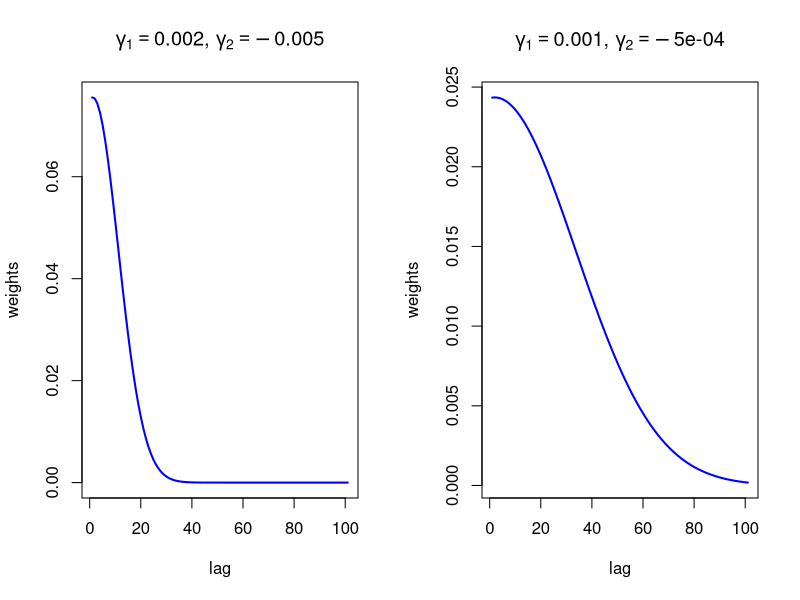

This figure's R source:



##### Almon #####

vals <- vector(mode = "list", length = 2)
vals[[1]]$gamma1 = 0.002 # rapidly declining weights
vals[[1]]$gamma2 = -.005
vals[[2]]$gamma1 = 0.001 # slowly declining weights
vals[[2]]$gamma2 = -.0005

compile_weights <- vector(mode = "list", length = 2)
for(j in 1:2){
  for(i in 0:100){
    compile_weights[[j]] <- c(compile_weights[[j]],
                              exp((vals[[j]]$gamma1*(i^1)) +
                                    vals[[j]]$gamma2*(i^2)))
  }
  compile_weights[[j]] <- compile_weights[[j]]/sum(compile_weights[[j]])
}

png("paper/figures/Almon_weights_illustration.png", width=25, height=10, units = 'cm', res = 300)
par(mfrow=c(1,2))
plot(compile_weights[[1]], type="l", col="blue", lwd = 2,
     ylab="weights", xlab="lag",
     main=expression(paste(gamma[1]==0.002,",", " ",gamma[2]==-0.005)))
plot(compile_weights[[2]], type="l", col="blue", lwd = 2,
     ylab="weights", xlab="lag",
     main=expression(paste(gamma[1]==0.001,",", " ",gamma[2]==-0.0005)))
dev.off()
